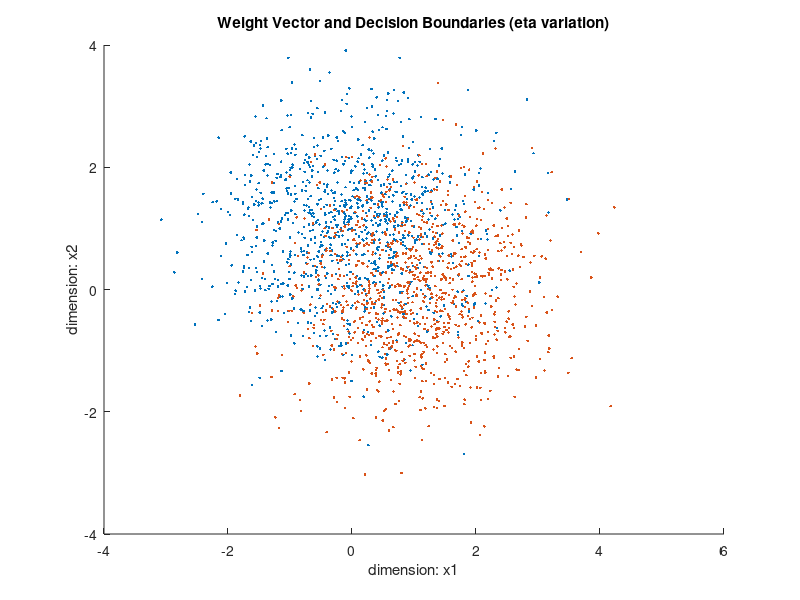

Recreate this plot in MATLAB. (Note: this script raises an error after producing the figure.)
%Reading the files in and labeling them as appropriate
clear;
load('HW4/DeltaRuleClass1Training.txt');
load('HW4/DeltaRuleClass2Training.txt');
load('HW4/PDRClass1Testing.txt');
load('HW4/PDRClass2Testing.txt');

n = length(DeltaRuleClass1Training(:,1));
c1_train = horzcat(DeltaRuleClass1Training(:,2:3), ones(n,1));
c2_train = horzcat(DeltaRuleClass2Training(:,2:3), -ones(n,1));

n = length(PDRClass1Testing(:,1));
c1_testing = horzcat(PDRClass1Testing(:,2:3), ones(n,1));
c2_testing = horzcat(PDRClass2Testing(:,2:3), -ones(n,1));

training_set = [c1_train; c2_train];
testing_set = [c1_testing; c2_testing];

%stopping criteria
epsilon = 0.005;

%initial scatterplot of the data in x1,x2 coordinates
figure
hold on;
xlabel('dimension: x1');
ylabel('dimension: x2');
title('Weight Vector and Decision Boundaries (eta variation)')

scatter(c1_train(:,1), c1_train(:,2),'.');
scatter(c2_train(:,1), c2_train(:,2),'.');

eta_values = 0.0001 : 0.0001 : 0.001;

%Output: eta value, total epochs, training error, testing error
eta_variation_output = [0,0,0,0];
rand('seed', 12343);

for j = 1 : length(eta_values')
    eta = eta_values(j);
    loop = true;
    epoch = 0;
    p = [0,0];
    first = true;
    last_error = 0;
    
    while (loop)
        %sprintf('weights: %f %f', p(1), p(2))
        [training_error, testing_error, new_weights] = runEpoch_delta(p, training_set, testing_set, eta);
       % sprintf('new weights %f %f', new_weights(1), new_weights(2))
        p = new_weights;

        if (training_error - last_error < epsilon)
            loop = false;
        end
        
        last_error = training_error;

        epoch = epoch + 1;
        eta_variation_output = [eta_variation_output; [eta, epoch, training_error, testing_error]];
    end
    line([0,p(1)], [0, p(2)],'LineStyle', '--', 'color', 'r');
    minv = -1 / (new_weights(2)/new_weights(1));
    line([-2, 2], [-2*minv, 2*minv],'LineStyle', '--', 'color', 'k');
end

sprintf('done1')
eta_variation_output = eta_variation_output(2:(length(eta_variation_output(:,1))), :);
legend('class 1', 'class 2', 'black lines : decision boundaries', 'red lines: weight vectors', 'location', 'southeast');
axis([-6,6,-5,5]);

% analyzing distribution of initial weights
initial_weights = rand(5,2);
initial_weights = [initial_weights;
                   10 * initial_weights - 5;
                   100* initial_weights - 50;
                   1000* initial_weights - 500;
                   10000* initial_weights - 5000];

eta = 0.0001;
weights_variation_output = [0,0,0,0,0];

for j = 1 : length(initial_weights(:,1))
    p = initial_weights(j, :);
    epoch = 0;
    loop = true;
    first = true;
    last_error = 0;
    while (loop)
        [training_error, testing_error, new_weights] = runEpoch_delta(p, training_set, testing_set, eta);
        
        p = new_weights;
        
        if (training_error - last_error < epsilon)
            loop = false;
        end
        last_error = training_error;

        epoch = epoch + 1;
    end
    weights_variation_output = [weights_variation_output; [p(1), p(2), epoch, training_error, testing_error]];
end
sprintf('done with weight variation')

weights_variation_output = weights_variation_output(2:(length(weights_variation_output(:,1))), :);
figure;
hold on;
xlabel('Trial Number');
ylabel('Number of Epochs');
title('Number of Epochs Needed for Convergence');
scatter(1:5, weights_variation_output(1:5,3));
scatter(6:10, weights_variation_output(6:10,3));
scatter(11:15, weights_variation_output(11:15,3));
scatter(16:20, weights_variation_output(16:20,3));
scatter(21:25, weights_variation_output(21:25,3));
axis([0,25, 0, 10]);
legend('1-5: [0,1)', '6-10: [-5,5)', '11-15: [-50,50)', '16-20: [-500, 500)', '21-25: [-5000,5000)', 'location', 'NorthWest');


%presentation ordering analysis
num_perms = 20;
perm_variation_output = ones(1,num_perms);
eta = 0.0001;

for j = 1:num_perms
    training_presentations = training_set(randperm(length(training_set(:,1))),:);
    loop = true;
    
    p = 100*rand(1,2);
    epoch = 0;
    first = true;
    last_error = 0;
    while (loop)
        [training_error, testing_error, new_weights] = runEpoch_delta(p, training_presentations, testing_set, eta);
        
        p = new_weights;

        if (training_error - last_error < epsilon)
            loop = false;
        end
        last_error = training_error;
        
        epoch = epoch + 1;
    end
    perm_variation_output(j) = epoch;
end

figure;
hold on;
xlabel('permutation number');
ylabel('number of epochs');
title('Epochs until convergence with random permutation of presentations');
scatter(1:20, perm_variation_output);
p = polyfit(1:20, perm_variation_output, 1);
ys = polyval(p, 1:20);
line(1:20, ys);
axis([0,20,0,15]);
